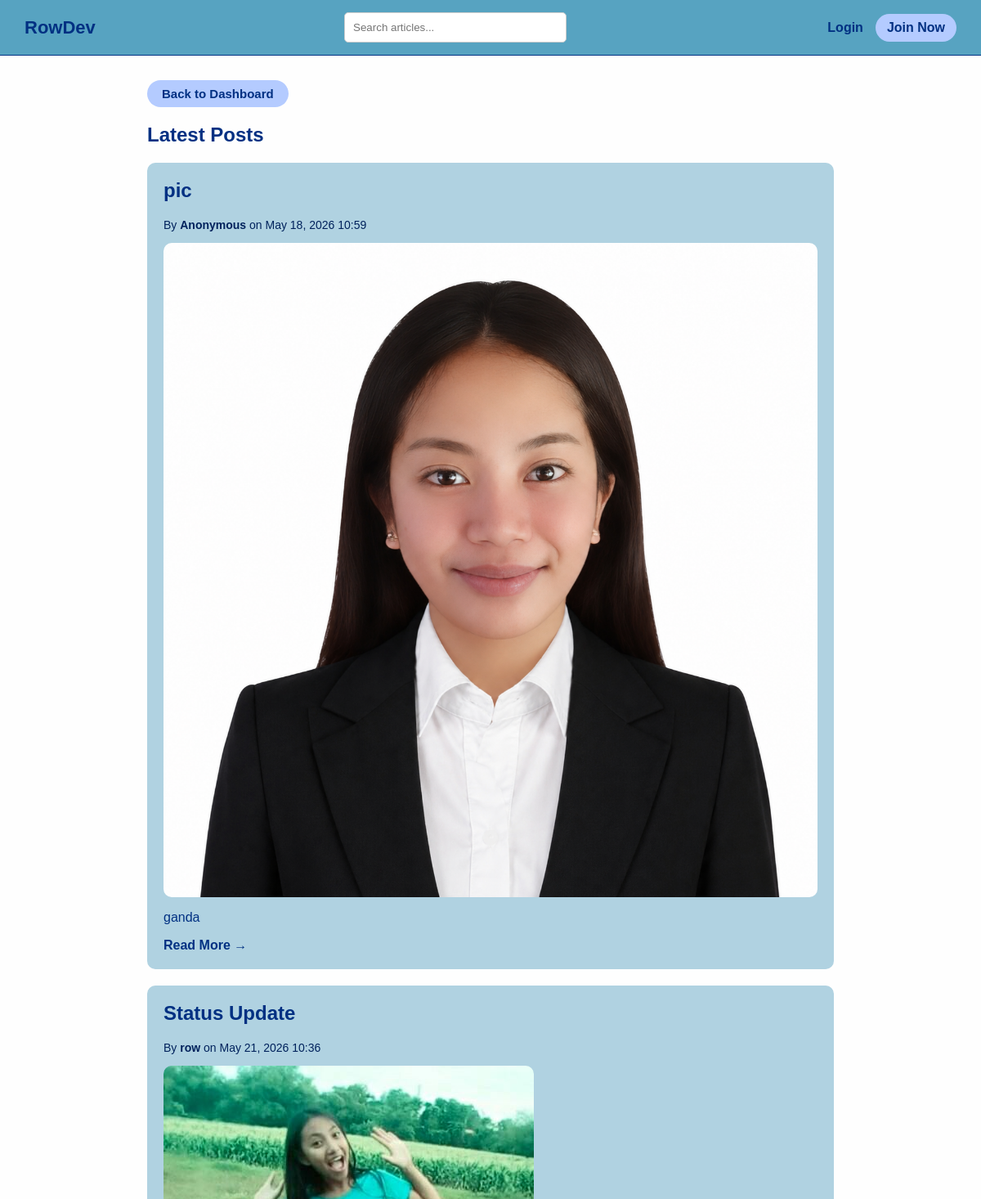
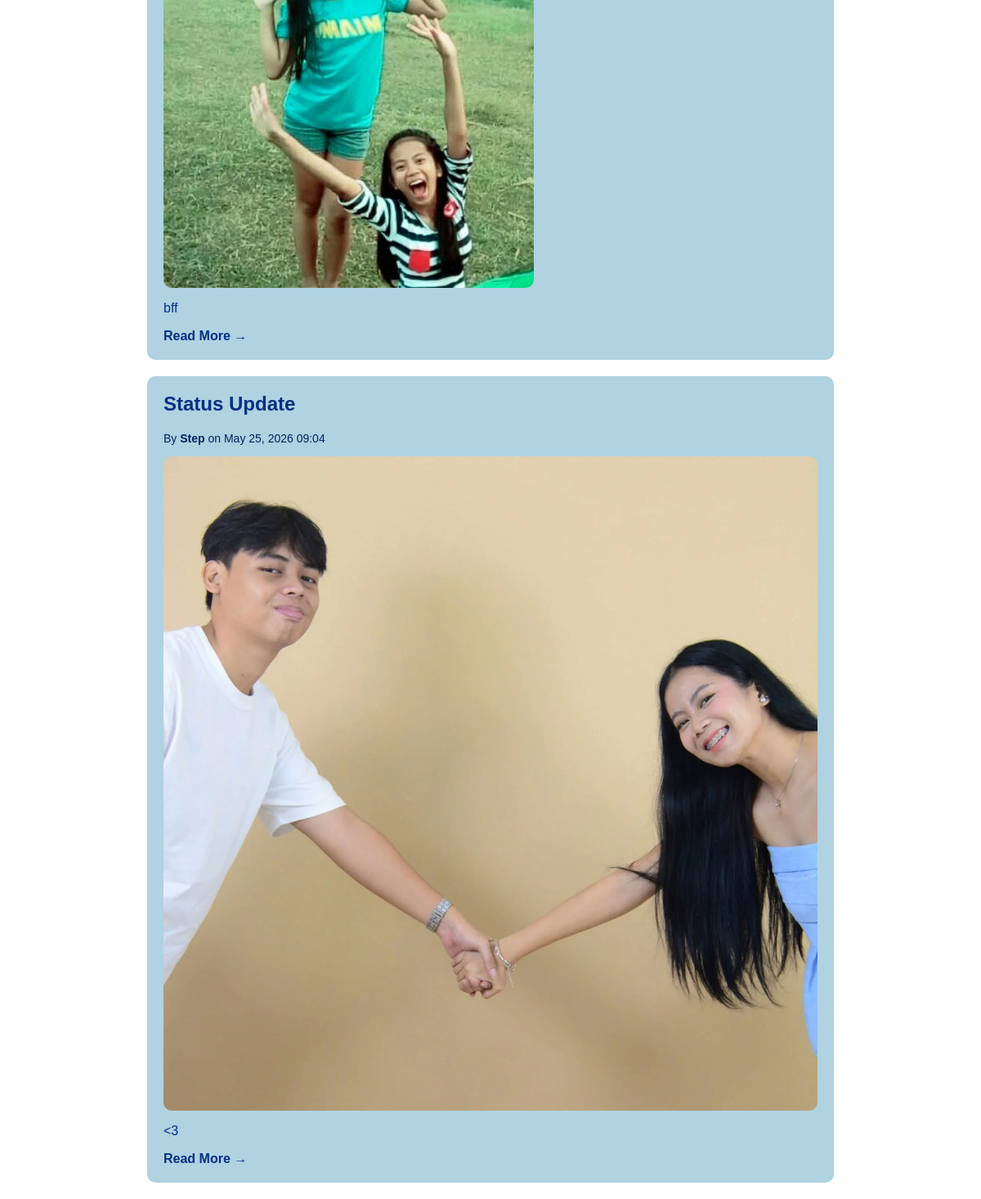
/posts/, run on the app's committed database (2 pictures, top to bottom).
### myapp/models.py (models this page shows, shortened)
class Post(models.Model):
    title = models.CharField(max_length=200, blank=True, null=True)
    content = models.TextField()
    image = models.ImageField(upload_to='post_images/', blank=True, null=True)
    author = models.ForeignKey(User, on_delete=models.SET_NULL, null=True, blank=True)
    created_at = models.DateTimeField(auto_now_add=True)

### myapp/views.py (the view)
# urls.py: path('posts/', views.PostListView.as_view(), name='post-list'),
class PostListView(ListView):
    model = Post
    template_name = 'post_list.html'
    context_object_name = 'posts'

### myapp/templates/post_list.html
{% extends 'base.html' %}
{% block content %}
<div style="margin-bottom: 20px;">
    <a href="{% url 'home' %}" class="btn" style="
        display: inline-block;
        font-size: 15px;
        font-weight: bold;
        padding: 8px 18px;
        text-decoration: none;
    "> Back to Dashboard</a>
</div>
<h2 style="color: #003082;">Latest Posts</h2>
{% for post in posts %}
    <div class="card">
        <h2 style="color: #003082; margin-top: 0;">{{ post.title|default:"Status Update" }}</h2>
        <p style="color: #00225c; font-size: 14px;">
            By <strong>{% if post.author %}{{ post.author.username }}{% else %}Anonymous{% endif %}</strong>
            on {{ post.created_at|date:"M d, Y H:i" }}
        </p>
        {% if post.image %}
            <img src="{{ post.image.url }}" alt="Post Image" style="
                max-width: 100%;
                border-radius: 10px;
                margin: 10px 0;
                display: block;
            ">
        {% endif %}
        <p style="white-space: pre-line; color: #003082;">{{ post.content|truncatewords:20 }}</p>
        <a href="{% url 'post-detail' post.pk %}" style="
            color: #003082;
            font-weight: bold;
            text-decoration: none;
        ">Read More →</a>
    </div>
{% empty %}
    <p style="color: #003082;">No posts available.</p>
{% endfor %}
{% endblock %}

### myapp/templates/base.html (shortened to what this page needs)
<!DOCTYPE html>
<html>
<head>
</head>
<body>
<div class="navbar">
    <a href="{% url 'home' %}" class="logo">RowDev</a>
    <div>
        <form action="{% url 'post-list' %}" method="get">
            <input type="text" name="q" placeholder="Search articles..." style="margin-bottom: 0; width: 250px; color:#003082">
        </form>
    </div>
    <div class="nav-links">
        {% if user.is_authenticated %}
            <div class="user-dropdown">
                <button onclick="toggleMenu()" class="logout-btn" style="cursor: pointer;">
                    {{ user.username }} ▾
                </button>
                <div class="user-menu" id="user-menu">
                    <a href="{% url 'profile' user.username %}">My Profile</a>
                    {% if user.is_staff %}
                        <a href="{% url 'admin:index' %}">Admin</a>
                    {% endif %}
                    <form action="{% url 'logout' %}" method="post" style="margin: 0; padding: 0;">
                        {% csrf_token %}
                        <button type="submit" class="logout-item">Logout</button>
                    </form>
                </div>
            </div>
        {% else %}
            <a href="{% url 'account_login' %}">Login</a>
            <a class="btn" href="{% url 'register' %}">Join Now</a>
        {% endif %}
    </div>
</div>
<div class="container">
    {% block content %}
    {% endblock %}
</div>
</body>
</html>

### myapp/templates/base.html (style rules this page uses)
body { margin: 0; font-family: Arial; background: #fefefe; }
.navbar { display: flex; justify-content: space-between; align-items: center; padding: 15px 30px; background: rgb(87, 163, 193); border-bottom: 1px solid #003082; }
.logo { font-family: sans-serif; font-size: 22px; font-weight: bold; color: #003082; text-decoration: none; }
.nav-links { display: flex; align-items: center; }
.nav-links a, .nav-links button { margin-left: 15px; text-decoration: none; color: #003082; font-weight: bold; background: none; border: none; cursor: pointer; font-family: Arial; font-size: 16px; }
.btn { background: #b4cbff !important; color: #003082 !important; padding: 8px 14px; border-radius: 20px; }
.container { width: 70%; margin: auto; margin-top: 30px; }
.card { background: rgb(176, 210, 225); padding: 20px; margin-bottom: 20px; border-radius: 10px; }
.card img { max-width: 100%; height: auto; border-radius: 10px; margin-top: 10px; }
input[type="text"], input[type="password"], input[type="email"], textarea { width: 95%; padding: 10px; margin-bottom: 15px; border-radius: 5px; border: 1px solid #ccc; }

### data on the page
Post: title "pic", shows "Anonymous", created_at "May 18, 2026 10:59", image (picture), content "ganda"
Post: title "Status Update", author.username "row", created_at "May 21, 2026 10:36", image (picture), content "bff"
Post: title "Status Update", author.username "Step", created_at "May 25, 2026 09:04", image (picture), content "<3"
